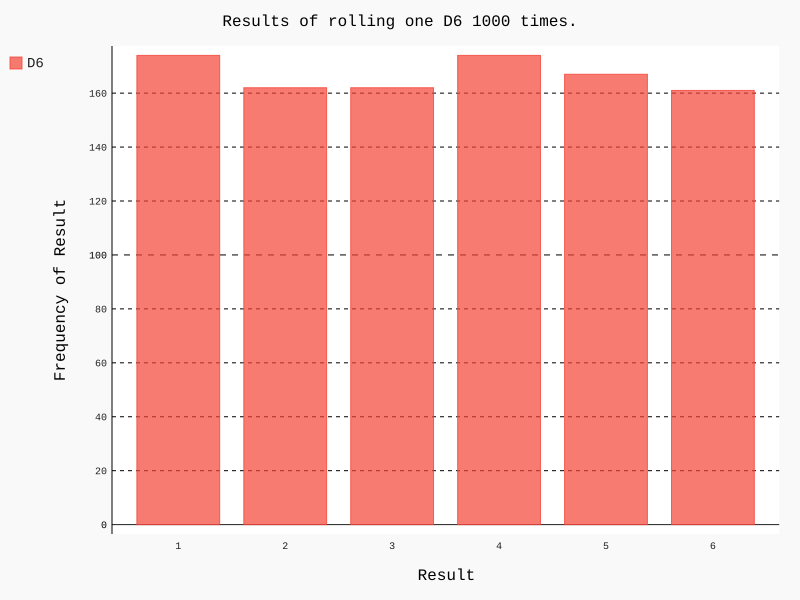

Write Python code to recreate this figure.
from die import Die
import pygal
# Create a Die instance
die = Die()
# Roll the die and store the result in a variable
results = [die.roll() for roll_num in range(1000)]

# Analyze the results
frequencies = [results.count(value) for value in range(1,die.num_sides+1)]

hist = pygal.Bar()
hist.title = "Results of rolling one D6 1000 times."
hist.x_labels = [str(i) for i in range(1,die.num_sides+1)]
hist.x_title = "Result"
hist.y_title = "Frequency of Result"
hist.add('D6',frequencies)
hist.render_to_file('die_visual.svg')
print(frequencies)
